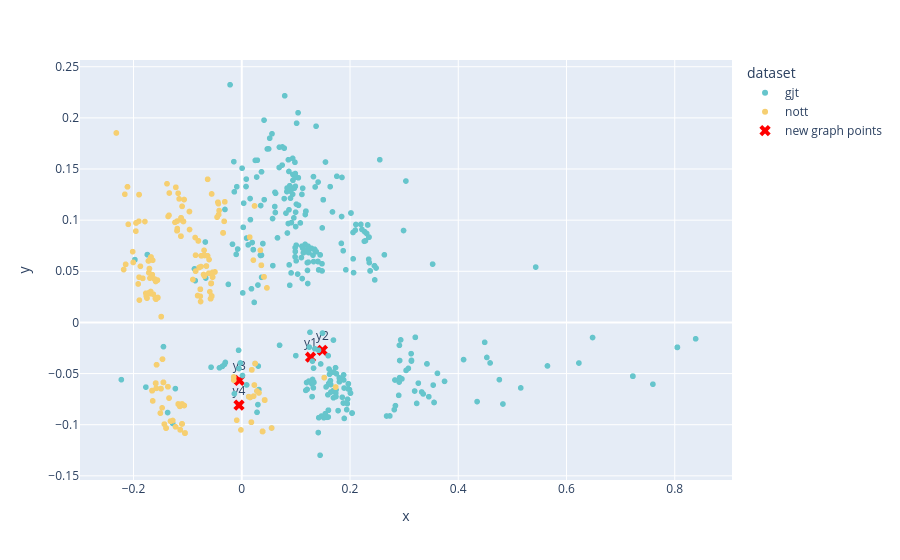

This figure's notebook cell:
### Code cell
chords_list = [metadata[i]['chords'] for i in range(len(y_graph))]
datasets_list = [metadata[i]['dataset'] for i in range(len(y_graph))]
df_graph = pd.DataFrame({
    'x': y_graph[:,0],
    'y': y_graph[:,1],
    'chords': chords_list,
    'dataset': datasets_list
})
fig = px.scatter(
    data_frame=df_graph,
    x='x',
    y='y',
    color='dataset',
    color_discrete_sequence=px.colors.qualitative.Pastel,
    hover_data=['chords'],
)
fig.add_trace(go.Scatter(
    x=new_graph_2d[:, 0],
    y=new_graph_2d[:, 1],
    mode='markers+text',
    marker=dict(color='red', size=10, symbol='x'),
    text=['y1', 'y2', 'y3', 'y4'],
    hovertext=[
        in_seq_1.replace(';','<br>').replace('b_', '<br>b_'),
        in_seq_2.replace(';','<br>').replace('b_', '<br>b_'),
        in_seq_3.replace(';','<br>').replace('b_', '<br>b_'),
        in_seq_4.replace(';','<br>').replace('b_', '<br>b_'),
    ],
    hoverinfo='text',
    textposition='top center',
    name='new graph points'
))
fig.show()

# fig = px.scatter(
#     data_frame=df,
#     x='x',
#     y='y',
#     hover_data=['chords']
# )
# fig.show()

### Figure 1 — Plotly figure (JSON) as saved in the notebook; plotly's stock layout.template omitted (floating-point values rounded to 4 significant figures; data arrays with more than 128 entries replaced by an {"elided": "..."} marker saying what was removed)
{"data": [{"customdata": {"elided": "390x1 str values"}, "hovertemplate": "dataset=gjt<br>x=%{x}<br>y=%{y}<br>chords=%{customdata[0]}<extra></extra>", "legendgroup": "gjt", "marker": {"color": "rgb(102, 197, 204)", "symbol": "circle"}, "mode": "markers", "name": "gjt", "showlegend": true, "type": "scattergl", "x": {"elided": "390 float values"}, "xaxis": "x", "y": {"elided": "390 float values"}, "yaxis": "y"}, {"customdata": {"elided": "664x1 str values"}, "hovertemplate": "dataset=nott<br>x=%{x}<br>y=%{y}<br>chords=%{customdata[0]}<extra></extra>", "legendgroup": "nott", "marker": {"color": "rgb(246, 207, 113)", "symbol": "circle"}, "mode": "markers", "name": "nott", "showlegend": true, "type": "scattergl", "x": {"elided": "664 float values"}, "xaxis": "x", "y": {"elided": "664 float values"}, "yaxis": "y"}, {"hoverinfo": "text", "hovertext": ["<br>b_D:7(b9)_@2<br>G:maj_@2", "<br>b_D:9_@2<br>G:maj_@2", "<br>b_F#:hdim7_@2<br>G:maj_@2", "<br>b_G#:7_@2<br>G:maj_@2"], "marker": {"color": "red", "size": 10, "symbol": "x"}, "mode": "markers+text", "name": "new graph points", "text": ["y1", "y2", "y3", "y4"], "textposition": "top center", "type": "scatter", "x": [0.1271, 0.149, -0.004584, -0.005088], "y": [-0.034, -0.02726, -0.05662, -0.08093]}], "layout": {"legend": {"title": {"text": "dataset"}, "tracegroupgap": 0}, "margin": {"t": 60}, "xaxis": {"anchor": "y", "domain": [0, 1], "title": {"text": "x"}}, "yaxis": {"anchor": "x", "domain": [0, 1], "title": {"text": "y"}}}}
